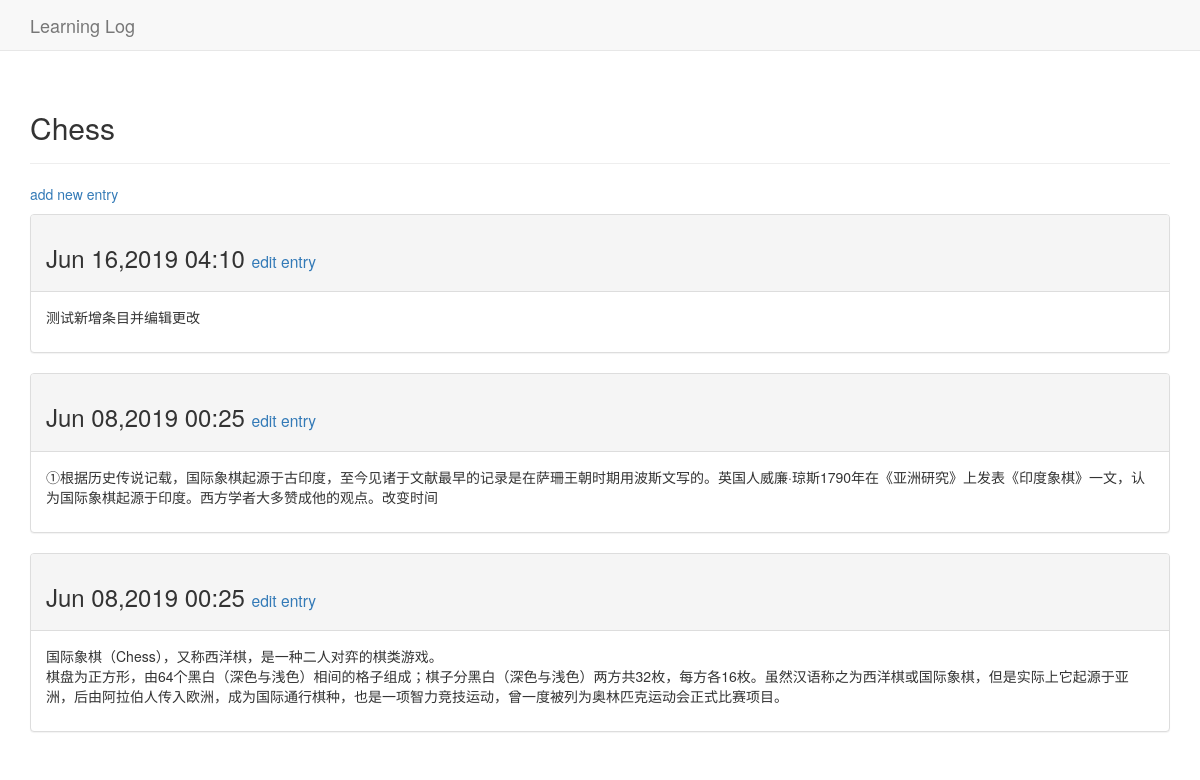
The page /topics/1/ (signed in) on the database its author committed.
### learning_logs/models.py (models this page shows, shortened)
class Topic(models.Model):
    text = models.CharField(max_length=200)
    date_added = models.DateTimeField(auto_now_add=True)
    owner = models.ForeignKey(User,on_delete=models.CASCADE)
    def __str__(self):
        return self.text

class Entry(models.Model):
    topic = models.ForeignKey(Topic,on_delete=models.CASCADE)
    text = models.TextField()
    date_added = models.DateTimeField(auto_now_add=True)
    class Meta:
        verbose_name_plural = 'entries'

### learning_logs/views.py (the view)
# urls.py: url(r'^topics/(?P<topic_id>\d+)/$',views.topic,name='topic'),
@login_required
def topic(request,topic_id):
    topic = Topic.objects.get(id=topic_id)
    if topic.owner != request.user:
        raise Http404
    entries = topic.entry_set.order_by('-date_added') #按照添加时间从近到远排序
    context = {'topic':topic,'entries':entries}
    return render(request,'learning_logs/topic.html',context)

### learning_logs/templates/learning_logs/topic.html
{% extends 'learning_logs/base.html' %}
{% block header %}
    <h2>{{ topic }}</h2>
{% endblock header %}
{% block content %}
  <p>
    <a href="{% url 'learning_logs:new_entry' topic.id %}">add new entry</a>
  </p>
    {% for entry in entries %}
      <div class="panel panel-default">
        <div class="panel-heading">
            <h3>
                {{ entry.date_added|date:'M d,Y H:i' }}
                <small>
                    <a href="{% url 'learning_logs:edit_entry' entry.id %}">
                       edit entry</a>
                </small>
            </h3>
        </div>
        <div class="panel-body">
            {{ entry.text|linebreaks }}
        </div>
      </div>
    {% empty %}
      There are no entries for this topic yet.
    {% endfor %}
{% endblock content %}

### learning_logs/templates/learning_logs/base.html (shortened to what this page needs)
{% load bootstrap3 %}
<!DOCTYPE html>
<html lang="en">
    <head>
        {% bootstrap_css %}
    </head>
    <body>
        <nav class="navbar navbar-default navbar-static-top">
            <div class="container">
                <div class="navbar-header">
                    <a class="navbar-brand" href="{% url 'learning_logs:index' %}">
                        Learning Log</a>
                </div>
            </div>
        </nav>
        <div class="container">
            <div class="page-header">
                {% block header %}{% endblock header %}
            </div>
            <div>
                {% block content %}{% endblock content %}
            </div>
        </div>
    </body>
</html>

### rows shown on the page
Topic: text "Chess"
Entry: date_added "Jun 16,2019 04:10", text "测试新增条目并编辑更改"
Entry: date_added "Jun 08,2019 00:25", text "①根据历史传说记载，国际象棋起源于古印度，至今见诸于文献最早的记录是在萨珊王朝时期用波斯文写的。英国人威廉·琼斯1790年在《亚洲研究》上发表《印度象棋》一文，认为国际象棋起源于印度。西方学者大多赞成他的观点。改变时间"
Entry: date_added "Jun 08,2019 00:25", text "国际象棋（Chess），又称西洋棋，是一种二人对弈的棋类游戏。 棋盘为正方形，由64个黑白（深色与浅色）相间的格子组成；棋子分黑白（深色与浅色）两方共32枚，每方各16枚。虽然汉语称之为西洋棋或国际象棋，但是实际上它起源于亚洲，后由阿拉伯人传入欧洲，成为国际通行棋种，也是一项智力竞技运动，曾一度被列为奥林匹克运动会正式比赛项目。"
